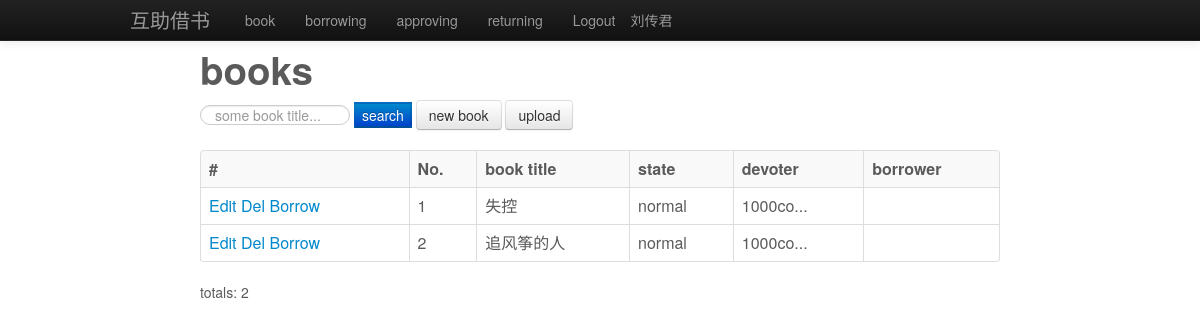
Page /book_list.php (signed in) on the committed database.
### tables this page shows
create table book(
	 id INT NOT NULL AUTO_INCREMENT PRIMARY KEY,
     title NVARCHAR(100) NOT NULL,
     state int ,
     douban_img NVARCHAR(100),
     author_id int,
     devote_id int,
     borrow_user_id int
) default default;

create table user(
	 id INT NOT NULL AUTO_INCREMENT PRIMARY KEY,
     fullname NVARCHAR(100) ,
     password varchar(100),
     notify int ,
     email varchar(100) ,
     weibo varchar(100) 
) default default;

### config.inc.php (called while the page is built, shortened)
<?
	$database = "bb";
	if ($database) {
    	$dbcheck = mysql_select_db("$database");
	}
	function is_login(){
		return isset($_SESSION["user_name"]);
	}
	function abbr($s){
		$r = substr($s,0,6).'...';
		if ($r=='...')return '';
		return $r;
	}
	function get_state($state){
		switch ($state)
		{
		case 0:
		  return 'normal';
		}
	}
?>

### book_list.php (the view, shortened to what this page needs)
<?php
	include "config.inc.php";
?>
<html >
<head>
</head>
<body>
<? include "banner.php" ?>
<div id="wrapper">
<h1>books </h1>
<form action="<?php echo $_SERVER['PHP_SELF']; ?>?action=search"  method="post" class="form-inline">
	<input type="text" placeholder="some book title..." id="title" name="title"
	value="<?echo $_POST["title"]; ?>" class="search-query input-medium"/>
	<input type="submit" value="search" class="btn-primary"/>
	<? if (is_login()) { ?>
		<a href ="book_new.php" class="btn">new book</a>
		<a href ="book_upload.php" class="btn">upload</a>
	<?}else{?>
		<a href="login.php" class="btn">login</a>
	<? } ?>
</form>
<table  class="table table-striped table-bordered">
	<tr>
		<th>#</th>
		<th>No.</th>
		<th>book title</th>
		<th>state</th>
		<th>devoter</th>
		<th>borrower</th>
	</tr>
<?
	$page = $_GET['page'];
	if (!$page)
		$page = 1;
	$pagerecords = 10 ;
	$from = ($page-1)*$pagerecords;
	$to = $pagerecords;
	if ($dbcheck) {
		$sql = "
select b.id ,b.title ,u.email as devoter_name,b.devote_id,b.state ,b.borrow_user_id ,
u1.email as b_name
from book b
left join user u on b.devote_id = u.id
left join user u1 on b.borrow_user_id = u1.id
		 ";
		$count_sql = "select count(1) from (${sql}) balias";
		$sql = $sql . " limit ${from},${to}";
		$result = mysql_query($count_sql);
		$row = mysql_fetch_row($result);
		$total_records = $row[0];
		$result = mysql_query($sql);
		if (!$result){
			echo mysql_error();
		}else
		if (mysql_num_rows($result) > 0) {
			while ($row = mysql_fetch_row($result)) {
				$devote_id = $row[3];
				$curr_user_id = $_SESSION["user_id"];
				$borrowed = $row[4]!=0;
				$url_e ="";
				$url_d ="";
				$url_borrow="";
				if (!$borrowed)
					$url_borrow = "<a class='' href='book_borrow.php?id=".$row[0]."'>Borrow</a>&nbsp;" ;
				if ($devote_id == $curr_user_id){
					 $url_e = "<a  href='book_edit.php?id=".$row[0]."'>Edit</a>&nbsp;" ;
					 $url_d = "<a  href='book_delete.php?id=".$row[0]."'>Del</a>&nbsp;" ;
				}
				$bstr = get_state($row[4]);
				$btn_group = "<div class=''>".$url_e. $url_d.$url_borrow."</div>" ;
				echo "<tr>" .
				 	  "<td>" . $btn_group. "</td>" .
				 	  "<td>" . $row[0] . "</td>" .
				 	  "<td>" . $row[1] . "</td>" .
				 	  "<td>" . $bstr . "</td>" .
				 	  "<td>" .abbr($row[2]) . "</td>".
				 	  "<td>" . abbr($row[6]) . "</td>".
				 	  "<tr>";
			}
		}
	}
?>
</table>
<?
	echo "totals: " . $total_records;
?>
</div>
</body>
</html>

### wrapper.css (style rules this page uses)
body { color: #5a5a5a; width: 800px; margin: 50px auto 0; }

### rows in the picture
book: id "1", title "失控", state "normal", user.email "1000co..."
book: id "2", title "追风筝的人", state "normal", user.email "1000co..."

### other values in the picture
$_SESSION['fullname'] "刘传君"
$total_records "2"
